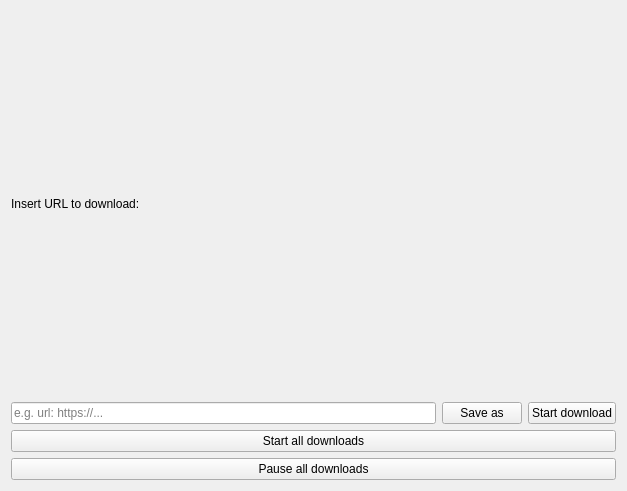
<?xml version="1.0" encoding="UTF-8"?>
<ui version="4.0">
 <class>Form</class>
 <widget class="QWidget" name="Form">
  <property name="geometry">
   <rect>
    <x>0</x>
    <y>0</y>
    <width>627</width>
    <height>491</height>
   </rect>
  </property>
  <property name="windowTitle">
   <string>Form</string>
  </property>
  <layout class="QGridLayout" name="gridLayout">
   <property name="sizeConstraint">
    <enum>QLayout::SetMinimumSize</enum>
   </property>
   <item row="0" column="0">
    <layout class="QGridLayout" name="mainLayout">
     <property name="sizeConstraint">
      <enum>QLayout::SetMaximumSize</enum>
     </property>
     <item row="3" column="0">
      <widget class="QPushButton" name="startAllDownloadButton">
       <property name="text">
        <string>Start all downloads</string>
       </property>
      </widget>
     </item>
     <item row="0" column="0">
      <layout class="QVBoxLayout" name="verticalLayout">
       <item>
        <widget class="QLabel" name="label">
         <property name="text">
          <string>Insert URL to download:</string>
         </property>
        </widget>
       </item>
       <item>
        <layout class="QHBoxLayout" name="horizontalLayout_2">
         <item>
          <widget class="QLineEdit" name="urlLineEdit">
           <property name="placeholderText">
            <string>e.g. url: https://...</string>
           </property>
          </widget>
         </item>
         <item>
          <widget class="QPushButton" name="chooseLocationButton">
           <property name="text">
            <string>Save as</string>
           </property>
          </widget>
         </item>
         <item>
          <widget class="QPushButton" name="startIndividualDownloadButton">
           <property name="text">
            <string>Start download</string>
           </property>
          </widget>
         </item>
        </layout>
       </item>
      </layout>
     </item>
     <item row="4" column="0">
      <widget class="QPushButton" name="pauseAllDownloadButton">
       <property name="text">
        <string>Pause all downloads</string>
       </property>
      </widget>
     </item>
    </layout>
   </item>
  </layout>
 </widget>
 <resources/>
 <connections>
  <connection>
   <sender>pauseAllDownloadButton</sender>
   <signal>clicked()</signal>
   <receiver>Form</receiver>
   <slot>pause_download()</slot>
   <hints>
    <hint type="sourcelabel">
     <x>264</x>
     <y>478</y>
    </hint>
    <hint type="destinationlabel">
     <x>181</x>
     <y>0</y>
    </hint>
   </hints>
  </connection>
  <connection>
   <sender>startAllDownloadButton</sender>
   <signal>clicked()</signal>
   <receiver>Form</receiver>
   <slot>start_resume_download()</slot>
   <hints>
    <hint type="sourcelabel">
     <x>302</x>
     <y>444</y>
    </hint>
    <hint type="destinationlabel">
     <x>351</x>
     <y>0</y>
    </hint>
   </hints>
  </connection>
  <connection>
   <sender>chooseLocationButton</sender>
   <signal>clicked()</signal>
   <receiver>Form</receiver>
   <slot>choose_location_save()</slot>
   <hints>
    <hint type="sourcelabel">
     <x>437</x>
     <y>305</y>
    </hint>
    <hint type="destinationlabel">
     <x>536</x>
     <y>5</y>
    </hint>
   </hints>
  </connection>
  <connection>
   <sender>startIndividualDownloadButton</sender>
   <signal>clicked()</signal>
   <receiver>Form</receiver>
   <slot>start_individual_download()</slot>
   <hints>
    <hint type="sourcelabel">
     <x>543</x>
     <y>302</y>
    </hint>
    <hint type="destinationlabel">
     <x>515</x>
     <y>9</y>
    </hint>
   </hints>
  </connection>
 </connections>
 <slots>
  <slot>start_resume_download()</slot>
  <slot>pause_download()</slot>
  <slot>choose_location_save()</slot>
  <slot>start_individual_download()</slot>
 </slots>
</ui>
